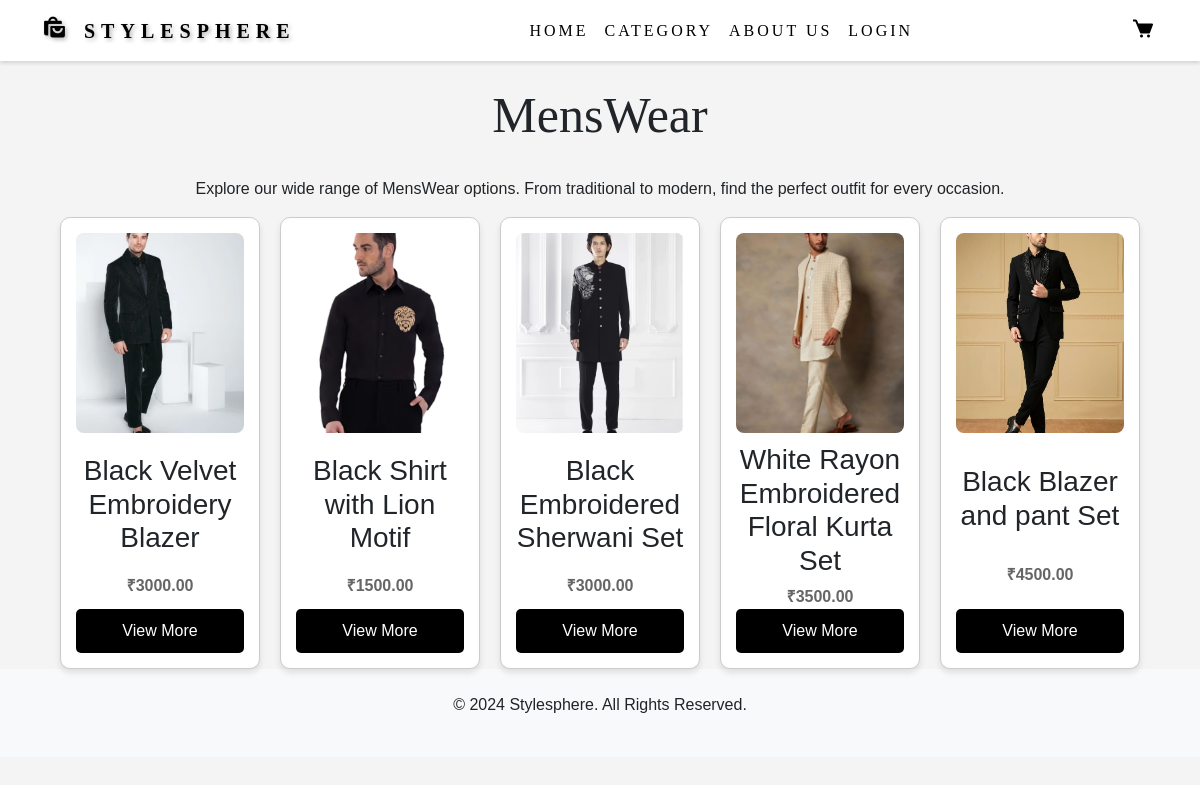
Screenshot of /categoryviewpage/7 with the database file from the repository.
### styleapp/models.py (models this page shows, shortened)
class Category(models.Model):
    name = models.CharField(max_length=50, unique=True)
    image = models.ImageField(upload_to='category_images/', null=True, blank=True)

class Clothes(models.Model):
    name = models.CharField(max_length=255)
    description = models.TextField()
    price = models.DecimalField(max_digits=10, decimal_places=2)
    stock = models.IntegerField(default=100)
    category = models.ForeignKey(Category, on_delete=models.CASCADE)
    image = models.ImageField(upload_to='clothes_images/')

### styleapp/views.py (the view)
# urls.py: path('categoryviewpage/<int:a>',views.categoryviewpage,name='categoryviewpage'),
def categoryviewpage(request,a):
    if request.user.is_authenticated:
        current = request.user.id
        user_det = User.objects.get(id=current)
        cate = Category.objects.get(id=a)
        cloth = Clothes.objects.filter(category_id = a)
        return render(request,"categoryview.html",{'category':cate,'User':user_det,'cloths':cloth})
    else:
        cate = Category.objects.get(id=a)
        cloth = Clothes.objects.filter(category_id = a)
        return render(request,"categoryview.html",{'category':cate,'cloths':cloth})

### templates/categoryview.html (shortened to what this page needs)
<!DOCTYPE html>
<html lang="en">
<head>
    {% load static %}
    <link href="https://cdnjs.cloudflare.com/ajax/libs/bootstrap/5.3.0/css/bootstrap.min.css" rel="stylesheet">
    <link href="https://unpkg.com/boxicons@2.1.4/css/boxicons.min.css" rel="stylesheet">
    <link rel="stylesheet" href="{% static 'css/styles.css' %}?v=1.0">
</head>
<body>
    <header class="bg-white shadow-sm">
        <nav class="navbar navbar-expand-lg navbar-light bg-white shadow-sm">
            <div class="container">
                <a href="{% url 'index' %}" class="navbar-brand logo" style="text-decoration: none; color: black; font-size: 20px;">
                    <i class='bx bxs-shopping-bags' style="font-size: 25px;"></i> Stylesphere
                </a>
                <div class="collapse navbar-collapse" id="navbarNav">
                    <ul class="navbar-nav mx-auto">
                        <li class="nav-item"><a href="{% url 'index' %}" class="nav-link" style="color: black;">Home</a></li>
                        <li class="nav-item"><a href="#" class="nav-link" style="color: black;">Category</a></li>
                        <li class="nav-item"><a href="{% url 'about' %}" class="nav-link" style="color: black;">About Us</a></li>
                        <li class="nav-item"><a href="#" class="nav-link" style="color: black;">Login</a></li>
                    </ul>
                    <div class="d-flex">
                        <a href="{% url 'cart_view' %}" class="nav-link" style="color: black; font-size: 1.5em;"><i class="bx bxs-cart"></i></a>
                    </div>
                </div>
            </div>
        </nav>
    </header>
    <div class="categories-header text-center">
        <h2 class="categories-title py-4 font-weight-bold" style="font-family: 'Playfair Display', serif;font-size: 50px;">{{category.name}}</h2>
        <p class="categories-description">Explore our wide range of {{category.name}} options. From traditional to modern, find the perfect outfit for every occasion.</p>
    </div>
    <section class="product-showcase">
        <div class="product-grid">
            {% for c in cloths %}
                <div class="product-card">
                    <img src="{{ c.image.url }}" alt="{{ c.name }}" class="product-image" style="width: 100%; max-width: 600px; height: 400;">
                    <h3>{{ c.name }}</h3>
                    <p class="product-price">₹{{ c.price }}</p>
                    <a href="{% url 'viewmorepage' c.id %}"style="background-color: black; color: white; padding: 10px 20px; text-decoration: none; border-radius: 5px; display: inline-block; text-align: center; font-size: 16px; transition: background-color 0.3s ease;">
                        View More
                      </a>
                </div>
            {% endfor %}
        </div>
    </section>
    <footer class="bg-light text-center py-4">
        <p>&copy; 2024 Stylesphere. All Rights Reserved.</p>
    </footer>
</body>
</html>

### static/css/styles.css (style rules this page uses)
* { margin: 0; padding: 0; box-sizing: border-box; }
body { font-family: Arial, sans-serif; background-color: #f4f4f4; }
header { background-color: rgb(170, 23, 23); color: black; padding: 0px 0; text-align: center; font-family: 'Playfair Display', serif; letter-spacing: 3px; text-transform: uppercase; box-shadow: 0 4px 8px rgba(0, 0, 0, 0.2); }
.logo { font-family: 'Playfair Display', serif; font-size: 50px; font-weight: 700; color: black; letter-spacing: 6px; text-transform: uppercase; text-shadow: 2px 2px 4px rgba(0, 0, 0, 0.3); text-decoration: none; }
.navbar { display: flex; flex-direction: column; align-items: center; padding: 10px; background-color: rgba(0, 0, 0, 0.7); }
.product-grid { display: flex; flex-wrap: wrap; gap: 20px; justify-content: center; }
.product-card { border: 1px solid #ccc; border-radius: 10px; padding: 15px; text-align: center; width: 200px; box-shadow: 0px 4px 6px rgba(0, 0, 0, 0.1); background-color: white; display: flex; flex-direction: column; justify-content: space-between; }
.product-image { width: 100%; height: 200px; object-fit: cover; border-radius: 8px; margin-bottom: 10px; }
.product-price { font-size: 1em; font-weight: bold; color: #666; margin: 0 10px; }

### rows the page displays
Category: name "MensWear"
Clothes: image (picture), name "Black Velvet Embroidery Blazer", price "3000.00"
Clothes: image (picture), name "Black Shirt with Lion Motif", price "1500.00"
Clothes: image (picture), name "Black Embroidered Sherwani Set", price "3000.00"
Clothes: image (picture), name "White Rayon Embroidered Floral Kurta Set", price "3500.00"
Clothes: image (picture), name "Black Blazer and pant Set", price "4500.00"
